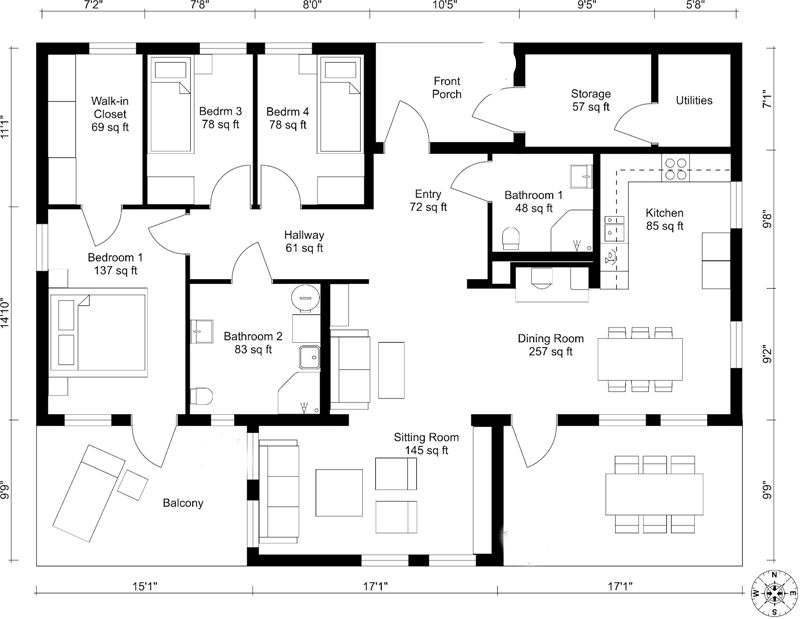
#> input picture frontend/floorplan.png, 800 x 619 px
$ python generatemap.py floorplan.png
#> lines starting #> are read from the running program, lines starting #| are printed output that depends on the picture; after the words box and inside, x2 and y2 are one past the last pixel; in counts of white or black regions, pixels touching at a corner belong together
import cv2
import numpy as np
import matplotlib.pyplot as plt

def detect_generalized_edges(image_path, scale_percent=50, blur_kernel_size=(15, 15), canny_threshold1=50, canny_threshold2=150, dilation_iterations=2, closing_kernel_size=(10, 10)):
    """
    Detects generalized edges in an image by resizing the image, applying a larger blur,
    detecting edges, removing thin lines, and dilating the edges.

    :param image_path: Path to the image file.
    :param scale_percent: Percent of the original size to scale the image.
    :param blur_kernel_size: Size of the Gaussian blur kernel.
    :param canny_threshold1: First threshold for the hysteresis procedure in Canny.
    :param canny_threshold2: Second threshold for the hysteresis procedure in Canny.
    :param dilation_iterations: Number of times to apply dilation.
    :param closing_kernel_size: Size of the kernel used in morphological closing.
    :return: A 2D array representing thick, generalized edges.
    """
#> called with image_path = 'floorplan.png', scale_percent = 50, blur_kernel_size = (15, 15), canny_threshold1 = 50, canny_threshold2 = 150, dilation_iterations = 2, closing_kernel_size = (10, 10)
    # Read the image
    image = cv2.imread(image_path)
#> image is the input picture: shape (619, 800, 3); mean B, G, R 232.3, 232.3, 232.3
    # Resize the image
    image = cv2.resize(image, (int(image.shape[1] * scale_percent / 100), int(image.shape[0] * scale_percent / 100)), interpolation=cv2.INTER_AREA)
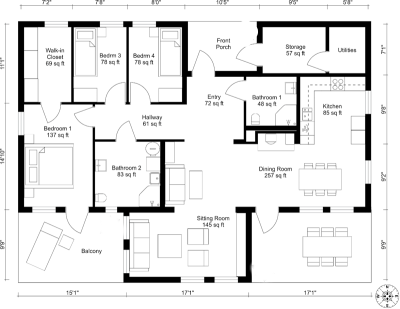
#> image: shape (309, 400, 3); mean B, G, R 232.3, 232.3, 232.3
    # Convert to grayscale
    image = cv2.cvtColor(image, cv2.COLOR_BGR2GRAY)
#> image: shape (309, 400)

    # Apply a larger blur
    blurred_image = cv2.GaussianBlur(image, blur_kernel_size, 0)
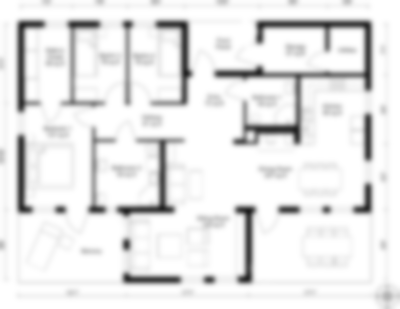
#> blurred_image: shape (309, 400); min 28, max 255, mean 232.3
    # Detect edges using Canny
    edges = cv2.Canny(blurred_image, canny_threshold1, canny_threshold2)
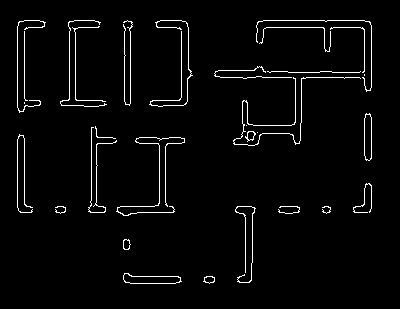
#> edges: shape (309, 400); 2.9% white in thin lines or dots, all inside (x1, y1, x2, y2) = (17, 20, 372, 284)

    # Remove thin lines using morphological closing
    closing_kernel = np.ones(closing_kernel_size, np.uint8)
    closed_edges = cv2.morphologyEx(edges, cv2.MORPH_CLOSE, closing_kernel)
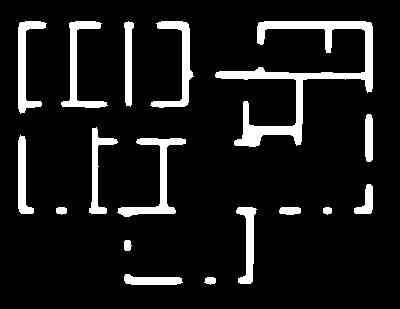
#> closed_edges: shape (309, 400); 10.3% white; 17 white regions, largest, box (x1, y1, x2, y2) and area: (215, 21, 373, 147) 4114, (117, 138, 186, 217) 1198, (150, 21, 194, 108) 1051

    # Dilate the edges to make them thicker
    dilation_kernel = np.ones((5, 5), np.uint8)
    dilated_edges = cv2.dilate(closed_edges, dilation_kernel, iterations=dilation_iterations)
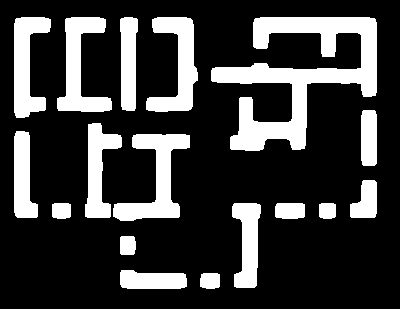
#> dilated_edges: shape (309, 400); 23.4% white; 17 white regions, largest, box (x1, y1, x2, y2) and area: (211, 17, 377, 151) 8602, (113, 134, 190, 221) 2718, (57, 17, 112, 112) 2378

    return dilated_edges
def average_pooling(array, pool_size):
    """
    Reduces the size of an array by averaging over non-overlapping square blocks.

    :param array: The original 2D array (e.g., an image).
    :param pool_size: The size of the square block to average over (e.g., (2, 2) for 2x2 blocks).
    :return: A smaller 2D array with each value being the average of a block.
    """
#> called with pool_size = (6, 6)
    # Calculate the shape of the output array
    output_shape = (
        array.shape[0] // pool_size[0],
        array.shape[1] // pool_size[1]
    )
#> output_shape = (51, 66)

    # Initialize the output array
    pooled_array = np.zeros(output_shape, dtype=array.dtype)

    # Iterate over each block in the array
    for i in range(output_shape[0]):
        for j in range(output_shape[1]):
            # Extract the block from the original array
            block = array[
                i * pool_size[0]:(i + 1) * pool_size[0],
                j * pool_size[1]:(j + 1) * pool_size[1]
            ]

            # Calculate the average of the block, and round to the nearest integer
            pooled_array[i, j] = round(np.mean(block) / 255) * 255
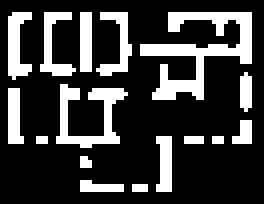
#> pooled_array: shape (51, 66) (shown 4 times larger); 23.2% white; 16 white regions (5 under 20 px), largest, box (x1, y1, x2, y2) and area: (35, 3, 63, 25) 237, (14, 21, 32, 37) 117, (2, 3, 8, 20) 63

    return pooled_array
def display_edges(edges_array):
    """
    Displays a 2D NumPy array of edges as a grayscale image.

    :param edges_array: A 2D NumPy array representing the edges in the image.
    """
    # Display the image in grayscale
    plt.imshow(edges_array, cmap='gray')
    # Hide axis labels
    plt.axis('off')
    # Display the image
    plt.show()

def main(image_path):
    edges = detect_generalized_edges(image_path)
    pooled_edges = average_pooling(edges, pool_size=(6, 6))
    print(len(pooled_edges),len(pooled_edges[0]))
#| 51 66
    display_edges(pooled_edges)

if __name__ == '__main__':
    import sys
    main(sys.argv[1])
